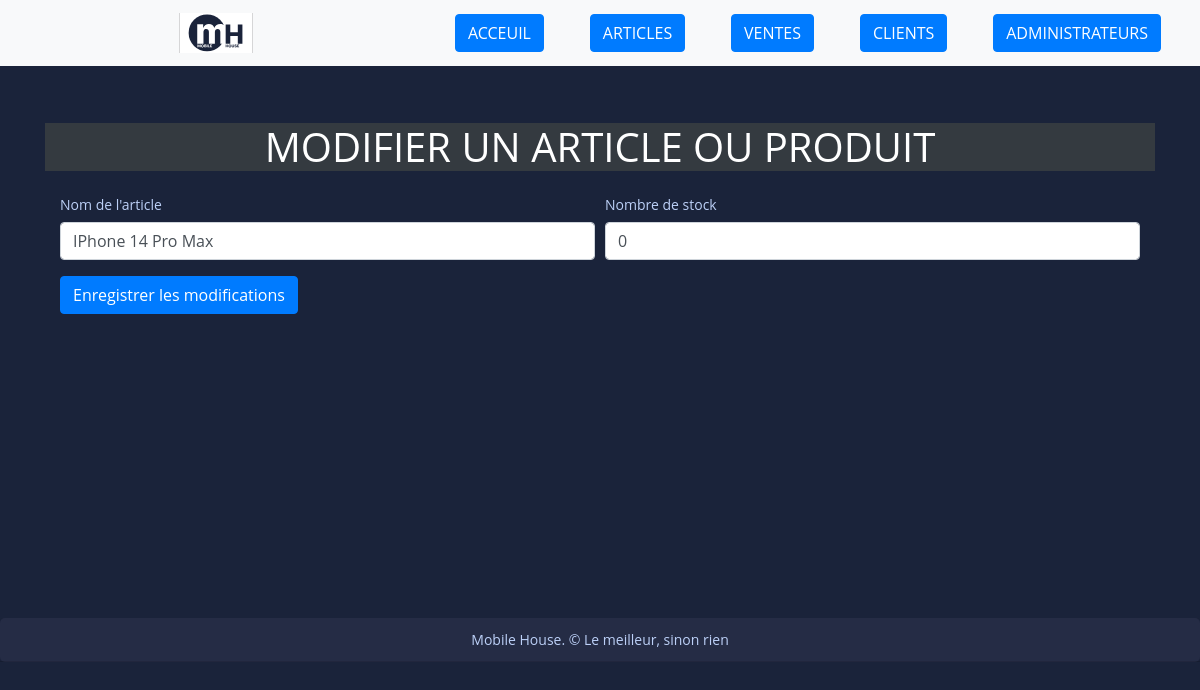
The page /article/1/modifier/ on the database as committed earlier.
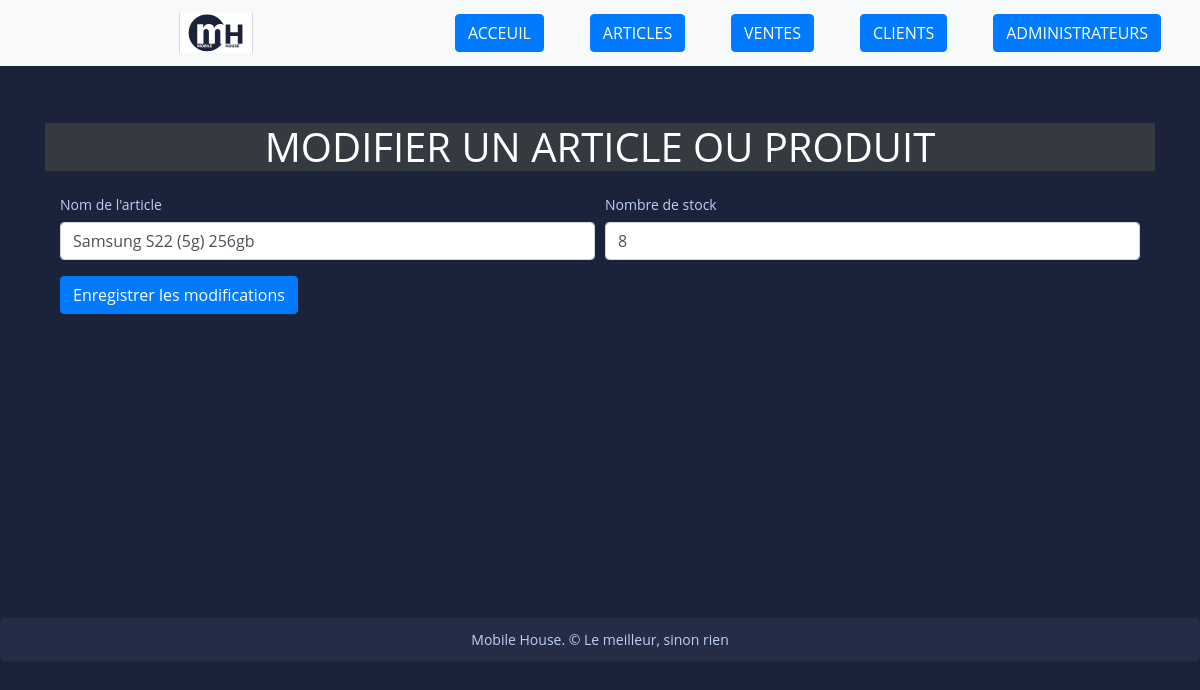
The same page on the database as committed later.
### fact_app/models.py (models this page shows, shortened)
class Article(models.Model):
    name = models.CharField(max_length=132)
    stock = models.PositiveIntegerField()
    created_at = models.DateTimeField(auto_now_add=True)
    is_active = models.BooleanField(default=True)
    class Meta:
        verbose_name = "Article"
        verbose_name_plural = "Articles"

### fact_app/views.py (the view)
# urls.py: path('article/<int:article_id>/modifier/', views.edit_article, name='edit-article'),
def edit_article(request, article_id):
    article = get_object_or_404(Article, pk=article_id)
    if request.method == 'POST':
        name = request.POST.get('name')
        stock = request.POST.get('stock')
        errors = {}
        if not name:
            errors['name'] = "Le nom de l'article est obligatoire."
        if not stock:
            errors['stock'] = "Le stock est obligatoire."
        try:
            stock = int(stock)
            if stock < 0:
                errors['stock'] = "Le stock doit être un nombre positif."
        except ValueError:
            errors['stock'] = "Le stock doit être un nombre entier."
        if errors:
            context = {'article': article, 'errors': errors, 'name': name, 'stock': stock}
            return render(request, 'edit_article.html', context)
        article.name = name
        article.stock = stock
        article.save()
        messages.success(request, "L'article a été modifié avec succès.")
        return redirect('article-list')  # Redirige vers la liste des articles
    else:
        context = {'article': article, 'name': article.name, 'stock': article.stock}
        return render(request, 'edit_article.html', context)

### templates/edit_article.html (shortened to what this page needs)
{% extends "base.html" %}
{% load static %}
{% block content %}
<br><br>
<h1 class="text-capitalize text-center mx-10 bg-dark text-white">MODIFIER UN ARTICLE OU PRODUIT</h1>
<div class="container">
    <form method="post" class="mt-4">
        <div class="form-row">
            <div class="form-group col-md-6">
                <label for="name">Nom de l'article</label>
                <input name="name" type="text" class="form-control" id="name" placeholder="Nom de l'article" value="{{ name }}">
            </div>
            <div class="form-group col-md-6">
                <label for="stock">Nombre de stock</label>
                <input name="stock" type="text" class="form-control" id="stock" placeholder="Quantite en stock" value="{{ stock }}">
            </div>
        </div>
        <button type="submit" class="btn btn-primary">Enregistrer les modifications</button>
    </form>
</div>
<br><br><br><br><br><br><br><br><br><br><br><br><br><br><br><br>
{% endblock content %}

Rows that differ between the two databases and show on the page:
changed Article: name "IPhone 14 Pro Max" → "Samsung S22 (5g) 256gb"
Other text that changed with them:
form field stock: "0" → "8"
